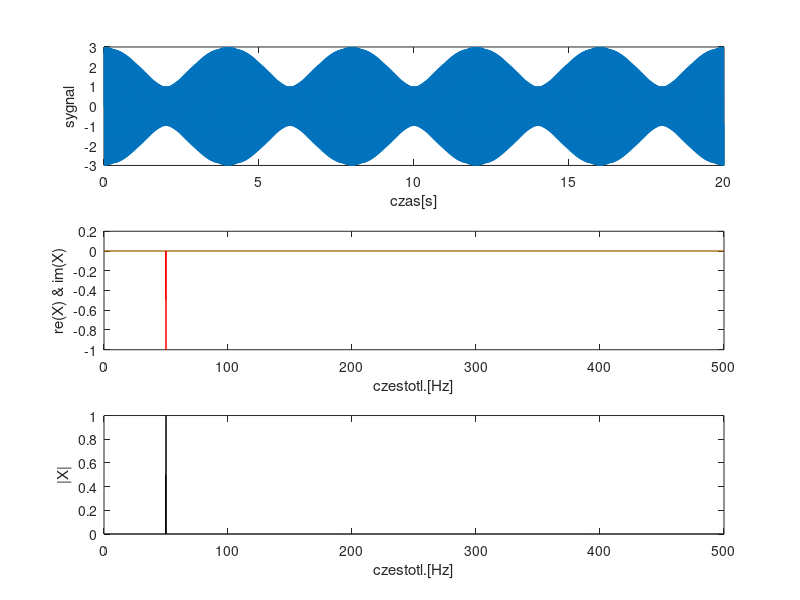

Source code (MATLAB):

clear;
f1=49.75;	
A1=1;		
phi1=0;	

f2=50;	
A2=2;		
phi2=0;		

N=20000;	 	
fp=1000;  %%%%%%%%%%%%%%%%%%%%%%%%%%%%%%%%%%%%%%%%%%%%%%%%%%%%%%%%%%%%%%%%		
Nf=N;     %przy Nf=20000 dla dużego przybliżenia na wykresie 
          %możemy zaobserwować prążki które przedstawiają częstotliwości
          %obu sinusoid
          %%%%%%%%%%%%%%%%%%%%%%%%%%%%%%%%%%%%%%%%%%%%%%%%%%%%%%%%%%%%%%%%
t=0:1/fp:(N-1)/fp;


x=A1*sin(2*pi*f1*t+phi1)+A2*sin(2*pi*f2*t+phi2);
subplot (311);
plot (t,x);
xlabel ('czas[s]');
ylabel ('sygnal');

% wyznacz widmo
widmo=fft(x, Nf) / Nf;
N21 = Nf/2 + 1;
f = linspace (0, fp/2, N21);

% wykres czesci rzeczywistej i urojonej
xr = real (widmo);
subplot (312);
hold off;
plot (f, xr(1:N21), 'g');
hold on;
xi = imag (widmo);
plot (f, xi(1:N21), 'r');
hold off;
xlabel ('czestotl.[Hz]');
ylabel ('re(X) & im(X)');

% wykres modulu i fazy widma
widmo_amp=abs(widmo);
widmo_faz=angle(widmo);
subplot(313);
plot (f, widmo_amp(1:N21), 'k');
xlabel ('czestotl.[Hz]');
ylabel ('|X|');

set (gcf,'Position',[50 50 800 700]);

